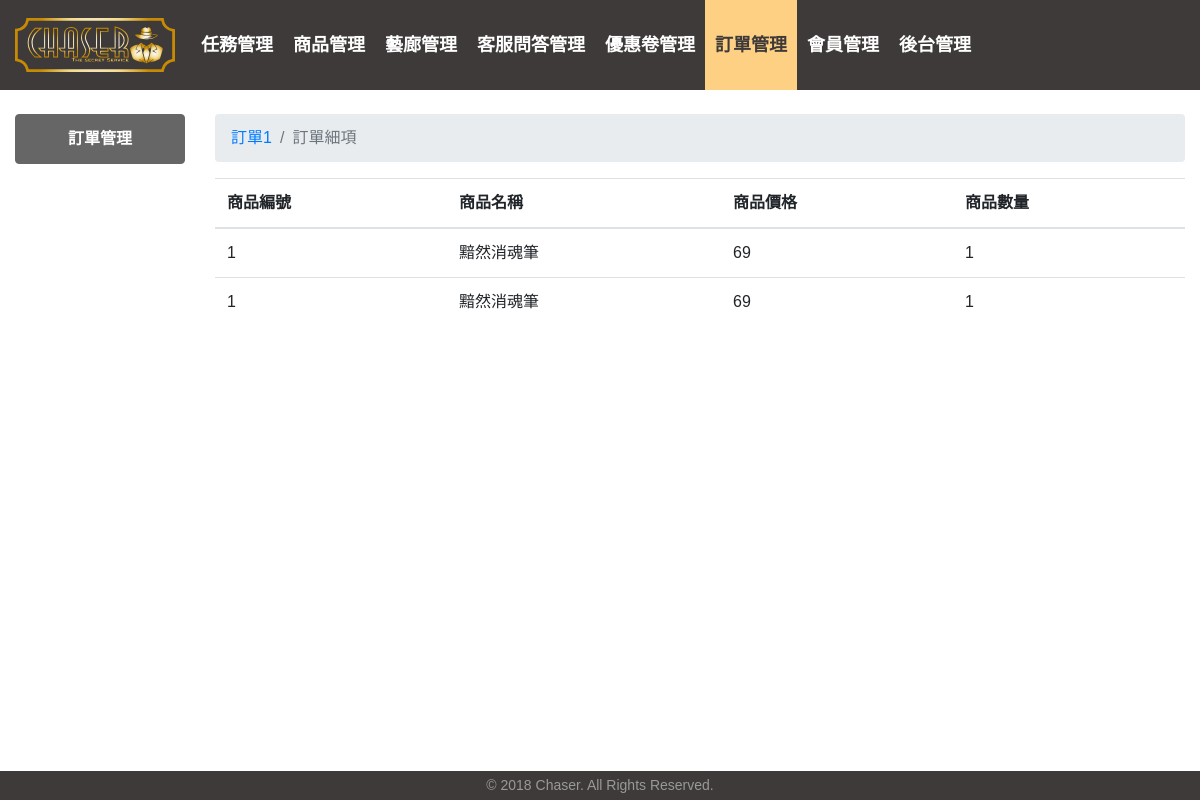
The page /cart_orderdetail.php?order_id=1 on the database as committed earlier.
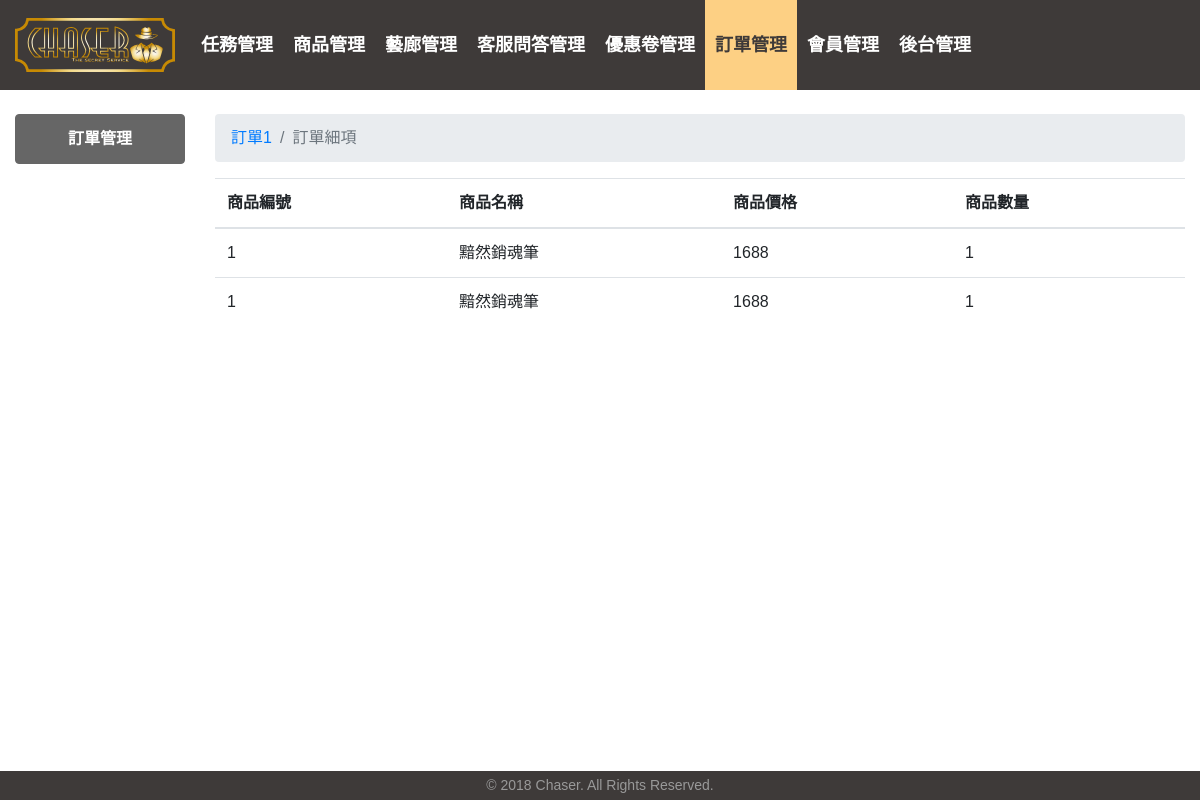
The same page on the database as committed later.
### tables this page shows
CREATE TABLE `orderdetail` (
  `order_detail_id` int(11) NOT NULL,
  `order_id` int(11) NOT NULL,
  `product_id` int(11) UNSIGNED NOT NULL,
  `quantity` int(11) NOT NULL
);

CREATE TABLE `product` (
  `product_id` int(10) UNSIGNED NOT NULL,
  `product_name` varchar(100) NOT NULL,
  `product_price` int(11) NOT NULL,
  `product_image` varchar(100) NOT NULL,
  `description` text NOT NULL,
  `atk` tinyint(4) NOT NULL,
  `def` tinyint(4) NOT NULL,
  `dex` tinyint(4) NOT NULL,
  `dur` tinyint(4) NOT NULL,
  `hide` tinyint(4) NOT NULL
);

### cart_orderdetail.php (the view, shortened to what this page needs)
<?php
$order_id = $_GET['order_id'];
$errMsg = "";
try{
  require_once("connect.php");
  $sql = "select * from orderdetail NATURAL JOIN product where orderdetail.order_id = :order_id";
  $products = $pdo->prepare($sql);
  $products->bindValue(":order_id", $order_id);
  $products->execute();
}catch(PDOException $e){
  $errMsg .= "錯誤原因 : ".$e -> getMessage(). "<br>";
  $errMsg .= "錯誤行號 : ".$e -> getLine(). "<br>";
}
?>
<!doctype html>
<html lang="en">
  <head>
    <link rel="stylesheet" href="https://maxcdn.bootstrapcdn.com/bootstrap/4.0.0/css/bootstrap.min.css">
    <link rel="stylesheet" href="https://use.fontawesome.com/releases/v5.6.3/css/all.css">
    <link rel="stylesheet" href="css/backstage/backstage_common.css">
  </head>
  <body>
    <?php include_once 'backstage_navbar.php'; ?>
    <div class="container-fluid">
        <div class="row">
            <div class="col-2">
                <ul class="list-group text-center">
                    <a href="cart_orders.php"><li class="list-group-item active">訂單管理</li></a>
                </ul>
            </div>
            <div class="col-10">
                <nav aria-label="breadcrumb">
                    <ol class="breadcrumb">
                        <li class="breadcrumb-item">
                            <a href="cart_orders.php">訂單<?php echo $order_id; ?></a>
                        </li>
                        <li class="breadcrumb-item active" aria-current="page">訂單細項</li>
                    </ol>
                </nav>
                <table class="table table-hover">
                    <thead>
                        <tr>
                        <th scope="col">商品編號</th>
                        <th scope="col">商品名稱</th>
                        <th scope="col">商品價格</th>
                        <th scope="col">商品數量</th>
                        </tr>
                    </thead>
                    <tbody>
                <?php
                    if( $errMsg != ""){
                        echo $errMsg;
                    }else{
                        if( $products->rowCount() == 0){
                            echo "查無此訂單資料";
                        }else{
                            while($prodRow = $products->fetchObject()){
                ?>
                        <tr>
                            <td> <?php echo $prodRow->product_id;?> </td>
                            <td> <?php echo $prodRow->product_name;?> </td>
                            <td> <?php echo $prodRow->product_price;?> </td>
                            <td> <?php echo $prodRow->quantity;?> </td>
                        </tr>
                <?php
                            }
                        }
                    }
                ?>
                    </tbody>
                </table>
            </div>
        </div>
    </div>
    <footer class="footer">© 2018 Chaser. All Rights Reserved.</footer>
  </body>
</html>

Rows that differ between the two databases and show on the page:
changed through a linked row, orderdetail (number 1 of 2 on the later page): product.product_name "黯然消魂筆" → "黯然銷魂筆"; product.product_price "69" → "1688"
changed through a linked row, orderdetail (number 2 of 2 on the later page): product.product_name "黯然消魂筆" → "黯然銷魂筆"; product.product_price "69" → "1688"
